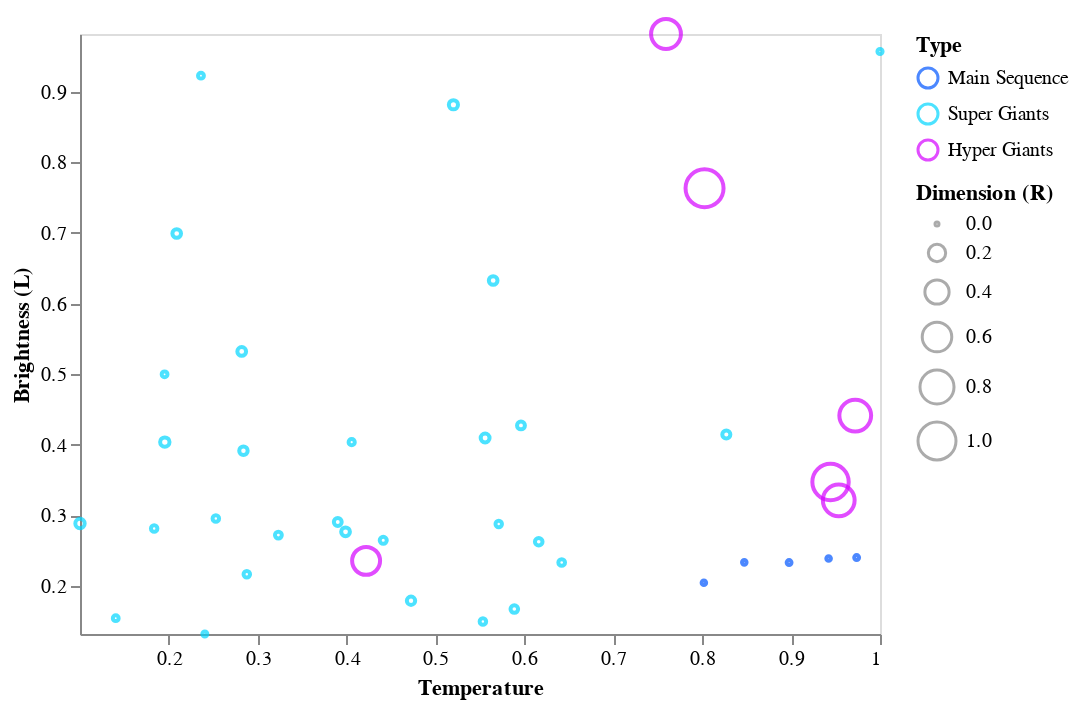

The notebook cell saved with this chart:
### Markdown cell above
Come il precedente grafico del dataset completo, non possiamo ricavare molte informazioni utili: i dati sono distribuiti in tutto l'intervallo. La differenza col grafico precedente è che qui i dati rappresentanti sono normalizzati quindi compresi nell'intervallo 0-1

Vengono ora rappresentati i grafici relativi alle singole classi spettrali considerando luminosità, temperatura, dimensione e tipo di stella

### Code cell
data = dataset[dataset['Spectral_Class'] == 'O']

dom = ['Main Sequence', 'Super Giants', 'Hyper Giants']
rng = ['#0055ff', '#00d5ff', '#d400ff']
    

alt.Chart(data).mark_point().encode( 
    
    x = alt.X('Temperature',
         scale = alt.Scale(domain = (min(data.Temperature), max(data.Temperature))),
         axis = alt.Axis(format='K', title='Temperature', grid = False)
         ),
    
    y = alt.Y('L',
         scale = alt.Scale(domain = (min(data.L), max(data.L))),
         axis = alt.Axis(format='K', title='Brightness (L)', grid = False)
         ),
    
    size = alt.Size('R', 
                    scale = alt.Scale(domain = [0, 1]), 
                    legend = alt.Legend(title = 'Dimension (R)')
                   ),
    
    color = alt.Color('Type', scale=alt.Scale(domain=dom, range=rng)
                     )
    
)

### Figure 1 — Vega-Lite specification as saved in the notebook (floating-point values rounded to 4 significant figures)
{"config": {"view": {"continuousWidth": 400, "continuousHeight": 300}}, "data": {"name": "data-7e414a69e300ed81245f565c8c9fa314"}, "mark": "point", "encoding": {"color": {"type": "nominal", "field": "Type", "scale": {"domain": ["Main Sequence", "Super Giants", "Hyper Giants"], "range": ["#0055ff", "#00d5ff", "#d400ff"]}}, "size": {"type": "quantitative", "field": "R", "legend": {"title": "Dimension (R)"}, "scale": {"domain": [0, 1]}}, "x": {"type": "quantitative", "axis": {"format": "K", "grid": false, "title": "Temperature"}, "field": "Temperature", "scale": {"domain": [0.1002, 1.0]}}, "y": {"type": "quantitative", "axis": {"format": "K", "grid": false, "title": "Brightness (L)"}, "field": "L", "scale": {"domain": [0.1319, 0.9819]}}}, "$schema": "https://vega.github.io/schema/vega-lite/v4.8.1.json", "datasets": {"data-7e414a69e300ed81245f565c8c9fa314": [{"Temperature": 0.9737, "L": 0.2402, "R": 0.005436, "A_M": 0.2258, "Color": "Blue", "Spectral_Class": "O", "Type": "Main Sequence"}, {"Temperature": 0.8977, "L": 0.2331, "R": 0.005231, "A_M": 0.2351, "Color": "Blue", "Spectral_Class": "O", "Type": "Main Sequence"}, {"Temperature": 1.0, "L": 0.9571, "R": 0.007181, "A_M": 0.1779, "Color": "Blue", "Spectral_Class": "O", "Type": "Super Giants"}, {"Temperature": 0.5533, "L": 0.1495, "R": 0.01847, "A_M": 0.1926, "Color": "Blue", "Spectral_Class": "O", "Type": "Super Giants"}, {"Temperature": 0.3989, "L": 0.2767, "R": 0.04259, "A_M": 0.1573, "Color": "Blue", "Spectral_Class": "O", "Type": "Super Giants"}, {"Temperature": 0.2406, "L": 0.1319, "R": 0.006154, "A_M": 0.1879, "Color": "Blue", "Spectral_Class": "O", "Type": "Super Giants"}, {"Temperature": 0.3233, "L": 0.272, "R": 0.02155, "A_M": 0.1814, "Color": "Blue", "Spectral_Class": "O", "Type": "Super Giants"}, {"Temperature": 0.5962, "L": 0.4274, "R": 0.03233, "A_M": 0.1904, "Color": "Blue", "Spectral_Class": "O", "Type": "Super Giants"}, {"Temperature": 0.2878, "L": 0.2166, "R": 0.01847, "A_M": 0.1745, "Color": "Blue", "Spectral_Class": "O", "Type": "Super Giants"}, {"Temperature": 0.5887, "L": 0.1672, "R": 0.02925, "A_M": 0.1776, "Color": "Blue", "Spectral_Class": "O", "Type": "Super Giants"}, {"Temperature": 0.8271, "L": 0.4144, "R": 0.03438, "A_M": 0.1917, "Color": "Blue", "Spectral_Class": "O", "Type": "Super Giants"}, {"Temperature": 0.9422, "L": 0.2389, "R": 0.003516, "A_M": 0.2301, "Color": "Blue", "Spectral_Class": "O", "Type": "Main Sequence"}, {"Temperature": 0.6161, "L": 0.2625, "R": 0.02925, "A_M": 0.1876, "Color": "Blue", "Spectral_Class": "O", "Type": "Super Giants"}, {"Temperature": 0.253, "L": 0.2955, "R": 0.01847, "A_M": 0.1775, "Color": "Blue", "Spectral_Class": "O", "Type": "Super Giants"}, {"Temperature": 0.2821, "L": 0.5321, "R": 0.04259, "A_M": 0.197, "Color": "Blue", "Spectral_Class": "O", "Type": "Super Giants"}, {"Temperature": 0.1002, "L": 0.2884, "R": 0.04978, "A_M": 0.1654, "Color": "Blue", "Spectral_Class": "O", "Type": "Super Giants"}, {"Temperature": 0.1836, "L": 0.2814, "R": 0.01796, "A_M": 0.1432, "Color": "Blue", "Spectral_Class": "O", "Type": "Super Giants"}, {"Temperature": 0.1404, "L": 0.1542, "R": 0.01231, "A_M": 0.147, "Color": "Blue", "Spectral_Class": "O", "Type": "Super Giants"}, {"Temperature": 0.4725, "L": 0.1789, "R": 0.03746, "A_M": 0.1948, "Color": "Blue", "Spectral_Class": "O", "Type": "Super Giants"}, {"Temperature": 0.642, "L": 0.2331, "R": 0.02001, "A_M": 0.1904, "Color": "Blue", "Spectral_Class": "O", "Type": "Super Giants"}, {"Temperature": 0.4058, "L": 0.4037, "R": 0.01539, "A_M": 0.1823, "Color": "Blue", "Spectral_Class": "O", "Type": "Super Giants"}, {"Temperature": 0.1953, "L": 0.4998, "R": 0.01231, "A_M": 0.1854, "Color": "Blue", "Spectral_Class": "O", "Type": "Super Giants"}, {"Temperature": 0.422, "L": 0.2355, "R": 0.5363, "A_M": 0.1132, "Color": "Blue", "Spectral_Class": "O", "Type": "Hyper Giants"}, {"Temperature": 0.8474, "L": 0.2333, "R": 0.003275, "A_M": 0.2298, "Color": "Blue", "Spectral_Class": "O", "Type": "Main Sequence"}, {"Temperature": 0.8019, "L": 0.2046, "R": 0.003197, "A_M": 0.2364, "Color": "Blue", "Spectral_Class": "O", "Type": "Main Sequence"}, {"Temperature": 0.5712, "L": 0.2876, "R": 0.01796, "A_M": 0.1767, "Color": "Blue", "Spectral_Class": "O", "Type": "Super Giants"}, {"Temperature": 0.284, "L": 0.3915, "R": 0.039, "A_M": 0.1532, "Color": "Blue", "Spectral_Class": "O", "Type": "Super Giants"}, {"Temperature": 0.1956, "L": 0.4037, "R": 0.05029, "A_M": 0.1545, "Color": "Blue", "Spectral_Class": "O", "Type": "Super Giants"}, {"Temperature": 0.5649, "L": 0.6327, "R": 0.04157, "A_M": 0.1859, "Color": "Blue", "Spectral_Class": "O", "Type": "Super Giants"}, {"Temperature": 0.3901, "L": 0.2905, "R": 0.03182, "A_M": 0.1742, "Color": "Blue", "Spectral_Class": "O", "Type": "Super Giants"}, {"Temperature": 0.4413, "L": 0.2646, "R": 0.0236, "A_M": 0.1398, "Color": "Blue", "Spectral_Class": "O", "Type": "Super Giants"}, {"Temperature": 0.209, "L": 0.6992, "R": 0.04105, "A_M": 0.1457, "Color": "Blue", "Spectral_Class": "O", "Type": "Super Giants"}, {"Temperature": 0.2362, "L": 0.9229, "R": 0.01283, "A_M": 0.1781, "Color": "Blue", "Spectral_Class": "O", "Type": "Super Giants"}, {"Temperature": 0.5558, "L": 0.4095, "R": 0.04413, "A_M": 0.1881, "Color": "Blue", "Spectral_Class": "O", "Type": "Super Giants"}, {"Temperature": 0.5202, "L": 0.8816, "R": 0.04721, "A_M": 0.143, "Color": "Blue", "Spectral_Class": "O", "Type": "Super Giants"}, {"Temperature": 0.9536, "L": 0.3212, "R": 0.6959, "A_M": 0.08224, "Color": "Blue", "Spectral_Class": "O", "Type": "Hyper Giants"}, {"Temperature": 0.8027, "L": 0.7634, "R": 1.0, "A_M": 0.03377, "Color": "Blue", "Spectral_Class": "O", "Type": "Hyper Giants"}, {"Temperature": 0.9721, "L": 0.4413, "R": 0.6959, "A_M": 0.06223, "Color": "Blue", "Spectral_Class": "O", "Type": "Hyper Giants"}, {"Temperature": 0.7593, "L": 0.9819, "R": 0.6128, "A_M": 0.04034, "Color": "Blue", "Spectral_Class": "O", "Type": "Hyper Giants"}, {"Temperature": 0.9444, "L": 0.3472, "R": 0.9151, "A_M": 0.1288, "Color": "Blue", "Spectral_Class": "O", "Type": "Hyper Giants"}]}}
